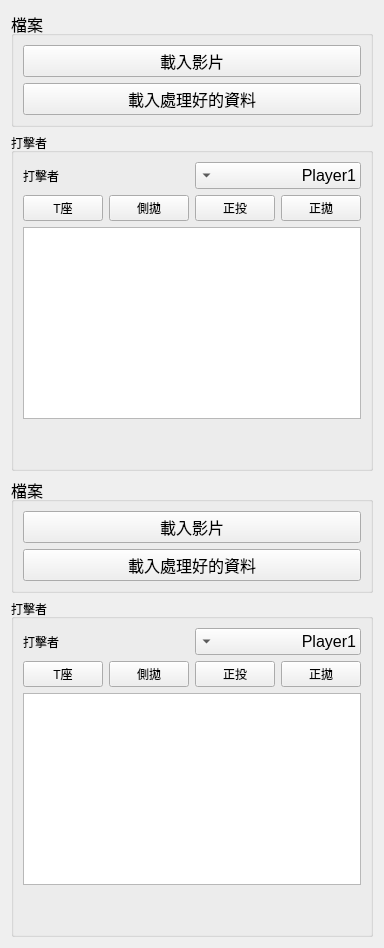
         <widget class="QWidget" name="tab">
          <attribute name="title">
           <string>設定</string>
          </attribute>
          <layout class="QGridLayout" name="gridLayout_10">
           <item row="0" column="0">
            <layout class="QGridLayout" name="gridLayout_9">
             <item row="0" column="0">
              <widget class="QGroupBox" name="fileGroupBox_2">
               <property name="font">
                <font>
                 <pointsize>12</pointsize>
                </font>
               </property>
               <property name="title">
                <string>檔案</string>
               </property>
               <layout class="QGridLayout" name="gridLayout_17">
                <item row="0" column="0">
                 <layout class="QVBoxLayout" name="verticalLayout_12">
                  <item>
                   <widget class="QPushButton" name="loadVideoBtn">
                    <property name="font">
                     <font>
                      <pointsize>12</pointsize>
                     </font>
                    </property>
                    <property name="text">
                     <string>載入影片</string>
                    </property>
                   </widget>
                  </item>
                  <item>
                   <layout class="QHBoxLayout" name="horizontalLayout_36">
                    <item>
                     <widget class="QPushButton" name="loadProcessFolderBtn">
                      <property name="font">
                       <font>
                        <pointsize>12</pointsize>
                       </font>
                      </property>
                      <property name="text">
                       <string>載入處理好的資料</string>
                      </property>
                     </widget>
                    </item>
                   </layout>
                  </item>
                 </layout>
                </item>
               </layout>
              </widget>
             </item>
             <item row="1" column="0">
              <widget class="QGroupBox" name="groupBox_5">
               <property name="title">
                <string>打擊者</string>
               </property>
               <layout class="QGridLayout" name="gridLayout_11">
                <item row="2" column="0">
                 <spacer name="verticalSpacer_2">
                  <property name="orientation">
                   <enum>Qt::Vertical</enum>
                  </property>
                  <property name="sizeHint" stdset="0">
                   <size>
                    <width>20</width>
                    <height>40</height>
                   </size>
                  </property>
                 </spacer>
                </item>
                <item row="0" column="0">
                 <layout class="QVBoxLayout" name="verticalLayout_16">
                  <item>
                   <layout class="QHBoxLayout" name="horizontalLayout_34">
                    <item>
                     <widget class="QLabel" name="label_2">
                      <property name="text">
                       <string>打擊者</string>
                      </property>
                     </widget>
                    </item>
                    <item>
                     <widget class="QComboBox" name="hitterNameInput">
                      <property name="font">
                       <font>
                        <pointsize>12</pointsize>
                       </font>
                      </property>
                      <property name="layoutDirection">
                       <enum>Qt::RightToLeft</enum>
                      </property>
                      <item>
                       <property name="text">
                        <string>Player1</string>
                       </property>
                      </item>
                     </widget>
                    </item>
                   </layout>
                  </item>
                  <item>
                   <layout class="QVBoxLayout" name="verticalLayout_6">
                    <item>
                     <layout class="QHBoxLayout" name="horizontalLayout_15">
                      <item>
                       <widget class="QPushButton" name="modeTbar">
                        <property name="text">
                         <string>T座</string>
                        </property>
                       </widget>
                      </item>
                      <item>
                       <widget class="QPushButton" name="modeSide">
                        <property name="text">
                         <string>側拋</string>
                        </property>
                       </widget>
                      </item>
                      <item>
                       <widget class="QPushButton" name="modeFront">
                        <property name="text">
                         <string>正投</string>
                        </property>
                       </widget>
                      </item>
                      <item>
                       <widget class="QPushButton" name="modeFrontThrow">
                        <property name="text">
                         <string>正拋</string>
                        </property>
                       </widget>
                      </item>
                     </layout>
                    </item>
                   </layout>
                  </item>
                 </layout>
                </item>
                <item row="1" column="0">
                 <widget class="QListView" name="listView"/>
                </item>
               </layout>
              </widget>
             </item>
            </layout>
           </item>
           <item row="1" column="0">
            <layout class="QGridLayout" name="gridLayout_14">
             <item row="0" column="0">
              <widget class="QGroupBox" name="fileGroupBox_3">
               <property name="font">
                <font>
                 <pointsize>12</pointsize>
                </font>
               </property>
               <property name="title">
                <string>檔案</string>
               </property>
               <layout class="QGridLayout" name="gridLayout_18">
                <item row="0" column="0">
                 <layout class="QVBoxLayout" name="verticalLayout_14">
                  <item>
                   <widget class="QPushButton" name="loadVideoBtn_2">
                    <property name="font">
                     <font>
                      <pointsize>12</pointsize>
                     </font>
                    </property>
                    <property name="text">
                     <string>載入影片</string>
                    </property>
                   </widget>
                  </item>
                  <item>
                   <layout class="QHBoxLayout" name="horizontalLayout_37">
                    <item>
                     <widget class="QPushButton" name="loadProcessFolderBtn_2">
                      <property name="font">
                       <font>
                        <pointsize>12</pointsize>
                       </font>
                      </property>
                      <property name="text">
                       <string>載入處理好的資料</string>
                      </property>
                     </widget>
                    </item>
                   </layout>
                  </item>
                 </layout>
                </item>
               </layout>
              </widget>
             </item>
             <item row="1" column="0">
              <widget class="QGroupBox" name="groupBox_6">
               <property name="title">
                <string>打擊者</string>
               </property>
               <layout class="QGridLayout" name="gridLayout_15">
                <item row="0" column="0">
                 <layout class="QVBoxLayout" name="verticalLayout_17">
                  <item>
                   <layout class="QHBoxLayout" name="horizontalLayout_35">
                    <item>
                     <widget class="QLabel" name="label">
                      <property name="text">
                       <string>打擊者</string>
                      </property>
                     </widget>
                    </item>
                    <item>
                     <widget class="QComboBox" name="hitterNameInput_2">
                      <property name="font">
                       <font>
                        <pointsize>12</pointsize>
                       </font>
                      </property>
                      <property name="layoutDirection">
                       <enum>Qt::RightToLeft</enum>
                      </property>
                      <item>
                       <property name="text">
                        <string>Player1</string>
                       </property>
                      </item>
                     </widget>
                    </item>
                   </layout>
                  </item>
                  <item>
                   <layout class="QHBoxLayout" name="horizontalLayout_39"/>
                  </item>
                  <item>
                   <layout class="QVBoxLayout" name="verticalLayout_10">
                    <item>
                     <layout class="QHBoxLayout" name="horizontalLayout_16">
                      <item>
                       <widget class="QPushButton" name="modeTbar_2">
                        <property name="text">
                         <string>T座</string>
                        </property>
                       </widget>
                      </item>
                      <item>
                       <widget class="QPushButton" name="modeSide_2">
                        <property name="text">
                         <string>側拋</string>
                        </property>
                       </widget>
                      </item>
                      <item>
                       <widget class="QPushButton" name="modeFront_2">
                        <property name="text">
                         <string>正投</string>
                        </property>
                       </widget>
                      </item>
                      <item>
                       <widget class="QPushButton" name="modeFrontThrow_2">
                        <property name="text">
                         <string>正拋</string>
                        </property>
                       </widget>
                      </item>
                     </layout>
                    </item>
                   </layout>
                  </item>
                 </layout>
                </item>
                <item row="2" column="0">
                 <spacer name="verticalSpacer_3">
                  <property name="orientation">
                   <enum>Qt::Vertical</enum>
                  </property>
                  <property name="sizeHint" stdset="0">
                   <size>
                    <width>20</width>
                    <height>40</height>
                   </size>
                  </property>
                 </spacer>
                </item>
                <item row="1" column="0">
                 <widget class="QListView" name="listView_2"/>
                </item>
               </layout>
              </widget>
             </item>
            </layout>
           </item>
          </layout>
         </widget>
